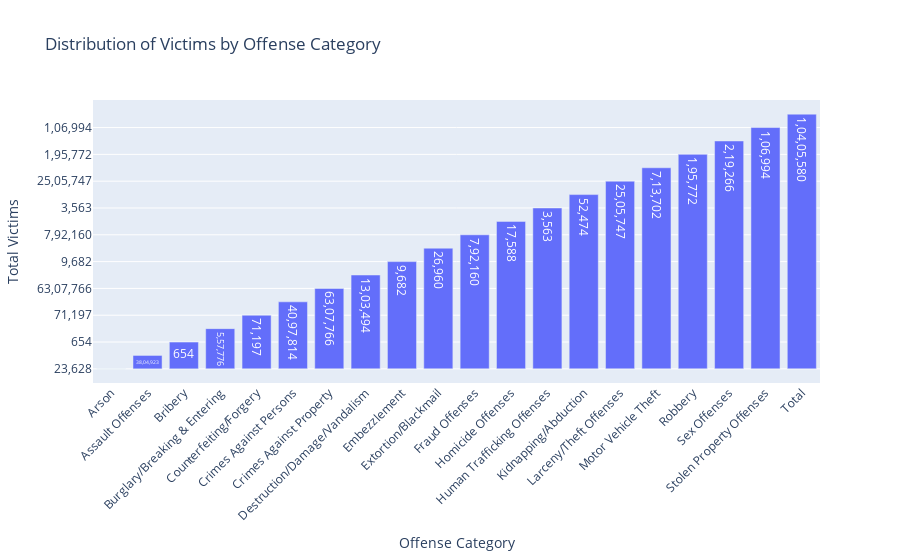

This figure's notebook cell:
### Code cell
total_victims = Victims.groupby("Offense Category")["Total Victims1"].sum().reset_index()
total_victims = total_victims.rename(columns={"Total Victims1": "Total Victims"})

fig = px.bar(
    total_victims,
    x="Offense Category",
    y="Total Victims",
    title="Distribution of Victims by Offense Category",
    text="Total Victims"
)
fig.update_layout(xaxis_tickangle=-45)
fig.show()

### Figure 1 — Plotly figure (JSON) as saved in the notebook; plotly's stock layout.template omitted (floating-point values rounded to 4 significant figures)
{"data": [{"hovertemplate": "Offense Category=%{x}<br>Total Victims=%{text}<extra></extra>", "legendgroup": "", "marker": {"color": "#636efa", "pattern": {"shape": ""}}, "name": "", "orientation": "v", "showlegend": false, "text": ["23,628", "38,04,923", "654", "5,57,776", "71,197", "40,97,814", "63,07,766", "13,03,494", "9,682", "26,960", "7,92,160", "17,588", "3,563", "52,474", "25,05,747", "7,13,702", "1,95,772", "2,19,266", "1,06,994", "1,04,05,580"], "textposition": "auto", "type": "bar", "x": ["Arson", "Assault Offenses", "Bribery", "Burglary/Breaking & Entering", "Counterfeiting/Forgery", "Crimes Against Persons", "Crimes Against Property", "Destruction/Damage/Vandalism", "Embezzlement", "Extortion/Blackmail", "Fraud Offenses", "Homicide Offenses", "Human Trafficking Offenses", "Kidnapping/Abduction", "Larceny/Theft Offenses", "Motor Vehicle Theft", "Robbery", "Sex Offenses", "Stolen Property Offenses", "Total"], "xaxis": "x", "y": ["23,628", "38,04,923", "654", "5,57,776", "71,197", "40,97,814", "63,07,766", "13,03,494", "9,682", "26,960", "7,92,160", "17,588", "3,563", "52,474", "25,05,747", "7,13,702", "1,95,772", "2,19,266", "1,06,994", "1,04,05,580"], "yaxis": "y"}], "layout": {"barmode": "relative", "legend": {"tracegroupgap": 0}, "title": {"text": "Distribution of Victims by Offense Category"}, "xaxis": {"anchor": "y", "domain": [0, 1], "tickangle": -45, "title": {"text": "Offense Category"}}, "yaxis": {"anchor": "x", "domain": [0, 1], "title": {"text": "Total Victims"}}}}
